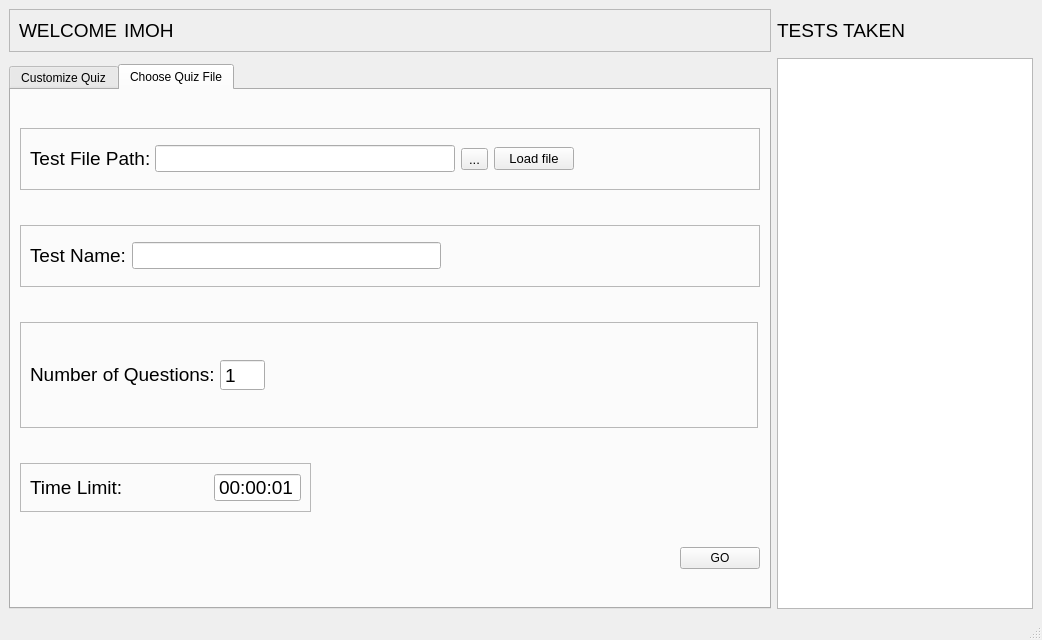
<?xml version="1.0" encoding="UTF-8"?>
<ui version="4.0">
 <class>MainWindow</class>
 <widget class="QMainWindow" name="MainWindow">
  <property name="geometry">
   <rect>
    <x>0</x>
    <y>0</y>
    <width>1042</width>
    <height>640</height>
   </rect>
  </property>
  <property name="windowTitle">
   <string>MainWindow</string>
  </property>
  <widget class="QWidget" name="centralwidget">
   <layout class="QGridLayout" name="gridLayout">
    <item row="0" column="1">
     <widget class="QLabel" name="label_3">
      <property name="font">
       <font>
        <pointsize>14</pointsize>
       </font>
      </property>
      <property name="text">
       <string>TESTS TAKEN</string>
      </property>
     </widget>
    </item>
    <item row="1" column="1" rowspan="2">
     <widget class="QListWidget" name="listWidget">
      <property name="maximumSize">
       <size>
        <width>256</width>
        <height>16777215</height>
       </size>
      </property>
     </widget>
    </item>
    <item row="0" column="0">
     <widget class="QFrame" name="frame">
      <property name="frameShape">
       <enum>QFrame::StyledPanel</enum>
      </property>
      <property name="frameShadow">
       <enum>QFrame::Raised</enum>
      </property>
      <layout class="QHBoxLayout" name="horizontalLayout">
       <item>
        <widget class="QLabel" name="label">
         <property name="font">
          <font>
           <pointsize>14</pointsize>
          </font>
         </property>
         <property name="text">
          <string>WELCOME</string>
         </property>
        </widget>
       </item>
       <item>
        <widget class="QLabel" name="label_2">
         <property name="font">
          <font>
           <pointsize>14</pointsize>
          </font>
         </property>
         <property name="text">
          <string>IMOH</string>
         </property>
        </widget>
       </item>
       <item>
        <spacer name="horizontalSpacer">
         <property name="orientation">
          <enum>Qt::Horizontal</enum>
         </property>
         <property name="sizeHint" stdset="0">
          <size>
           <width>40</width>
           <height>20</height>
          </size>
         </property>
        </spacer>
       </item>
      </layout>
     </widget>
    </item>
    <item row="2" column="0">
     <widget class="QTabWidget" name="tabWidget">
      <property name="currentIndex">
       <number>1</number>
      </property>
      <widget class="QWidget" name="tab">
       <attribute name="title">
        <string>Customize Quiz</string>
       </attribute>
       <layout class="QVBoxLayout" name="verticalLayout_2">
        <item>
         <widget class="QFrame" name="frame_3">
          <property name="maximumSize">
           <size>
            <width>16777215</width>
            <height>62</height>
           </size>
          </property>
          <property name="frameShape">
           <enum>QFrame::StyledPanel</enum>
          </property>
          <property name="frameShadow">
           <enum>QFrame::Raised</enum>
          </property>
          <layout class="QHBoxLayout" name="horizontalLayout_3">
           <item>
            <widget class="QLabel" name="label_5">
             <property name="maximumSize">
              <size>
               <width>119</width>
               <height>23</height>
              </size>
             </property>
             <property name="font">
              <font>
               <pointsize>14</pointsize>
              </font>
             </property>
             <property name="text">
              <string>Test File Path:</string>
             </property>
            </widget>
           </item>
           <item>
            <widget class="QLineEdit" name="lineEdit">
             <property name="minimumSize">
              <size>
               <width>300</width>
               <height>0</height>
              </size>
             </property>
             <property name="font">
              <font>
               <pointsize>12</pointsize>
              </font>
             </property>
            </widget>
           </item>
           <item>
            <widget class="QToolButton" name="toolButton">
             <property name="font">
              <font>
               <pointsize>10</pointsize>
              </font>
             </property>
             <property name="text">
              <string>...</string>
             </property>
             <property name="arrowType">
              <enum>Qt::NoArrow</enum>
             </property>
            </widget>
           </item>
           <item>
            <widget class="QPushButton" name="pushButton_4">
             <property name="font">
              <font>
               <pointsize>10</pointsize>
              </font>
             </property>
             <property name="text">
              <string>Load file</string>
             </property>
            </widget>
           </item>
           <item>
            <spacer name="horizontalSpacer_4">
             <property name="orientation">
              <enum>Qt::Horizontal</enum>
             </property>
             <property name="sizeHint" stdset="0">
              <size>
               <width>40</width>
               <height>20</height>
              </size>
             </property>
            </spacer>
           </item>
          </layout>
         </widget>
        </item>
        <item>
         <widget class="QFrame" name="frame_4">
          <property name="maximumSize">
           <size>
            <width>16777215</width>
            <height>62</height>
           </size>
          </property>
          <property name="frameShape">
           <enum>QFrame::StyledPanel</enum>
          </property>
          <property name="frameShadow">
           <enum>QFrame::Raised</enum>
          </property>
          <layout class="QHBoxLayout" name="horizontalLayout_4">
           <item>
            <widget class="QLabel" name="label_6">
             <property name="maximumSize">
              <size>
               <width>119</width>
               <height>23</height>
              </size>
             </property>
             <property name="font">
              <font>
               <pointsize>14</pointsize>
              </font>
             </property>
             <property name="text">
              <string>Test Name:</string>
             </property>
            </widget>
           </item>
           <item>
            <widget class="QLineEdit" name="lineEdit_2">
             <property name="font">
              <font>
               <pointsize>12</pointsize>
              </font>
             </property>
            </widget>
           </item>
           <item>
            <spacer name="horizontalSpacer_3">
             <property name="orientation">
              <enum>Qt::Horizontal</enum>
             </property>
             <property name="sizeHint" stdset="0">
              <size>
               <width>40</width>
               <height>20</height>
              </size>
             </property>
            </spacer>
           </item>
          </layout>
         </widget>
        </item>
        <item>
         <widget class="QFrame" name="frame_5">
          <property name="frameShape">
           <enum>QFrame::StyledPanel</enum>
          </property>
          <property name="frameShadow">
           <enum>QFrame::Raised</enum>
          </property>
          <layout class="QHBoxLayout" name="horizontalLayout_5">
           <item>
            <widget class="QLabel" name="label_7">
             <property name="maximumSize">
              <size>
               <width>184</width>
               <height>23</height>
              </size>
             </property>
             <property name="font">
              <font>
               <pointsize>14</pointsize>
              </font>
             </property>
             <property name="text">
              <string>Number of Questions:</string>
             </property>
            </widget>
           </item>
           <item>
            <widget class="QSpinBox" name="spinBox">
             <property name="font">
              <font>
               <pointsize>14</pointsize>
              </font>
             </property>
             <property name="minimum">
              <number>1</number>
             </property>
             <property name="maximum">
              <number>300</number>
             </property>
            </widget>
           </item>
           <item>
            <spacer name="horizontalSpacer_5">
             <property name="orientation">
              <enum>Qt::Horizontal</enum>
             </property>
             <property name="sizeHint" stdset="0">
              <size>
               <width>40</width>
               <height>20</height>
              </size>
             </property>
            </spacer>
           </item>
          </layout>
         </widget>
        </item>
        <item>
         <widget class="QFrame" name="frame_2">
          <property name="maximumSize">
           <size>
            <width>291</width>
            <height>49</height>
           </size>
          </property>
          <property name="frameShape">
           <enum>QFrame::StyledPanel</enum>
          </property>
          <property name="frameShadow">
           <enum>QFrame::Raised</enum>
          </property>
          <layout class="QHBoxLayout" name="horizontalLayout_2">
           <item>
            <widget class="QLabel" name="label_4">
             <property name="font">
              <font>
               <pointsize>14</pointsize>
              </font>
             </property>
             <property name="text">
              <string>Time Limit:</string>
             </property>
            </widget>
           </item>
           <item>
            <spacer name="horizontalSpacer_2">
             <property name="orientation">
              <enum>Qt::Horizontal</enum>
             </property>
             <property name="sizeHint" stdset="0">
              <size>
               <width>40</width>
               <height>20</height>
              </size>
             </property>
            </spacer>
           </item>
           <item>
            <widget class="QTimeEdit" name="timeEdit">
             <property name="font">
              <font>
               <pointsize>14</pointsize>
              </font>
             </property>
             <property name="minimumTime">
              <time>
               <hour>0</hour>
               <minute>0</minute>
               <second>1</second>
              </time>
             </property>
             <property name="currentSection">
              <enum>QDateTimeEdit::HourSection</enum>
             </property>
             <property name="displayFormat">
              <string>hh:mm:ss</string>
             </property>
            </widget>
           </item>
          </layout>
         </widget>
        </item>
        <item>
         <widget class="QCheckBox" name="checkBox">
          <property name="font">
           <font>
            <pointsize>14</pointsize>
           </font>
          </property>
          <property name="text">
           <string>Shuffle Questions</string>
          </property>
         </widget>
        </item>
        <item>
         <widget class="QCheckBox" name="checkBox_2">
          <property name="font">
           <font>
            <pointsize>14</pointsize>
           </font>
          </property>
          <property name="text">
           <string>Shuffle Answers</string>
          </property>
         </widget>
        </item>
        <item>
         <widget class="QGroupBox" name="groupBox">
          <property name="font">
           <font>
            <pointsize>14</pointsize>
           </font>
          </property>
          <property name="title">
           <string>MODE:</string>
          </property>
          <layout class="QVBoxLayout" name="verticalLayout">
           <item>
            <widget class="QRadioButton" name="radioButton">
             <property name="font">
              <font>
               <pointsize>12</pointsize>
              </font>
             </property>
             <property name="text">
              <string>TEST: Show answers at the end of test </string>
             </property>
            </widget>
           </item>
           <item>
            <widget class="QRadioButton" name="radioButton_2">
             <property name="font">
              <font>
               <pointsize>12</pointsize>
              </font>
             </property>
             <property name="text">
              <string>PRACTICE: Show answers after each question</string>
             </property>
            </widget>
           </item>
           <item>
            <widget class="QRadioButton" name="radioButton_3">
             <property name="font">
              <font>
               <pointsize>12</pointsize>
              </font>
             </property>
             <property name="text">
              <string>REVISE: Show answers</string>
             </property>
            </widget>
           </item>
          </layout>
         </widget>
        </item>
        <item alignment="Qt::AlignRight">
         <widget class="QPushButton" name="pushButton">
          <property name="text">
           <string>GO</string>
          </property>
         </widget>
        </item>
       </layout>
      </widget>
      <widget class="QWidget" name="tab_2">
       <attribute name="title">
        <string>Choose Quiz File</string>
       </attribute>
       <layout class="QVBoxLayout" name="verticalLayout_4">
        <item>
         <widget class="QFrame" name="frame_7">
          <property name="maximumSize">
           <size>
            <width>16777215</width>
            <height>62</height>
           </size>
          </property>
          <property name="frameShape">
           <enum>QFrame::StyledPanel</enum>
          </property>
          <property name="frameShadow">
           <enum>QFrame::Raised</enum>
          </property>
          <layout class="QHBoxLayout" name="horizontalLayout_7">
           <item>
            <widget class="QLabel" name="label_9">
             <property name="maximumSize">
              <size>
               <width>119</width>
               <height>23</height>
              </size>
             </property>
             <property name="font">
              <font>
               <pointsize>14</pointsize>
              </font>
             </property>
             <property name="text">
              <string>Test File Path:</string>
             </property>
            </widget>
           </item>
           <item>
            <widget class="QLineEdit" name="lineEdit_3">
             <property name="minimumSize">
              <size>
               <width>300</width>
               <height>0</height>
              </size>
             </property>
             <property name="font">
              <font>
               <pointsize>12</pointsize>
              </font>
             </property>
            </widget>
           </item>
           <item>
            <widget class="QToolButton" name="toolButton_2">
             <property name="font">
              <font>
               <pointsize>10</pointsize>
              </font>
             </property>
             <property name="text">
              <string>...</string>
             </property>
             <property name="arrowType">
              <enum>Qt::NoArrow</enum>
             </property>
            </widget>
           </item>
           <item>
            <widget class="QPushButton" name="pushButton_3">
             <property name="font">
              <font>
               <pointsize>10</pointsize>
              </font>
             </property>
             <property name="text">
              <string>Load file</string>
             </property>
            </widget>
           </item>
           <item>
            <spacer name="horizontalSpacer_7">
             <property name="orientation">
              <enum>Qt::Horizontal</enum>
             </property>
             <property name="sizeHint" stdset="0">
              <size>
               <width>40</width>
               <height>20</height>
              </size>
             </property>
            </spacer>
           </item>
          </layout>
         </widget>
        </item>
        <item>
         <widget class="QFrame" name="frame_8">
          <property name="maximumSize">
           <size>
            <width>16777215</width>
            <height>62</height>
           </size>
          </property>
          <property name="frameShape">
           <enum>QFrame::StyledPanel</enum>
          </property>
          <property name="frameShadow">
           <enum>QFrame::Raised</enum>
          </property>
          <layout class="QHBoxLayout" name="horizontalLayout_8">
           <item>
            <widget class="QLabel" name="label_10">
             <property name="maximumSize">
              <size>
               <width>119</width>
               <height>23</height>
              </size>
             </property>
             <property name="font">
              <font>
               <pointsize>14</pointsize>
              </font>
             </property>
             <property name="text">
              <string>Test Name:</string>
             </property>
            </widget>
           </item>
           <item>
            <widget class="QLineEdit" name="lineEdit_4">
             <property name="font">
              <font>
               <pointsize>12</pointsize>
              </font>
             </property>
            </widget>
           </item>
           <item>
            <spacer name="horizontalSpacer_8">
             <property name="orientation">
              <enum>Qt::Horizontal</enum>
             </property>
             <property name="sizeHint" stdset="0">
              <size>
               <width>40</width>
               <height>20</height>
              </size>
             </property>
            </spacer>
           </item>
          </layout>
         </widget>
        </item>
        <item>
         <widget class="QFrame" name="frame_6">
          <property name="maximumSize">
           <size>
            <width>738</width>
            <height>106</height>
           </size>
          </property>
          <property name="frameShape">
           <enum>QFrame::StyledPanel</enum>
          </property>
          <property name="frameShadow">
           <enum>QFrame::Raised</enum>
          </property>
          <layout class="QHBoxLayout" name="horizontalLayout_6">
           <item>
            <widget class="QLabel" name="label_8">
             <property name="maximumSize">
              <size>
               <width>184</width>
               <height>23</height>
              </size>
             </property>
             <property name="font">
              <font>
               <pointsize>14</pointsize>
              </font>
             </property>
             <property name="text">
              <string>Number of Questions:</string>
             </property>
            </widget>
           </item>
           <item>
            <widget class="QSpinBox" name="spinBox_2">
             <property name="font">
              <font>
               <pointsize>14</pointsize>
              </font>
             </property>
             <property name="readOnly">
              <bool>true</bool>
             </property>
             <property name="buttonSymbols">
              <enum>QAbstractSpinBox::NoButtons</enum>
             </property>
             <property name="minimum">
              <number>1</number>
             </property>
             <property name="maximum">
              <number>300</number>
             </property>
            </widget>
           </item>
           <item>
            <spacer name="horizontalSpacer_6">
             <property name="orientation">
              <enum>Qt::Horizontal</enum>
             </property>
             <property name="sizeHint" stdset="0">
              <size>
               <width>40</width>
               <height>20</height>
              </size>
             </property>
            </spacer>
           </item>
          </layout>
         </widget>
        </item>
        <item>
         <widget class="QFrame" name="frame_9">
          <property name="maximumSize">
           <size>
            <width>291</width>
            <height>49</height>
           </size>
          </property>
          <property name="frameShape">
           <enum>QFrame::StyledPanel</enum>
          </property>
          <property name="frameShadow">
           <enum>QFrame::Raised</enum>
          </property>
          <layout class="QHBoxLayout" name="horizontalLayout_9">
           <item>
            <widget class="QLabel" name="label_11">
             <property name="font">
              <font>
               <pointsize>14</pointsize>
              </font>
             </property>
             <property name="text">
              <string>Time Limit:</string>
             </property>
            </widget>
           </item>
           <item>
            <spacer name="horizontalSpacer_9">
             <property name="orientation">
              <enum>Qt::Horizontal</enum>
             </property>
             <property name="sizeHint" stdset="0">
              <size>
               <width>40</width>
               <height>20</height>
              </size>
             </property>
            </spacer>
           </item>
           <item>
            <widget class="QTimeEdit" name="timeEdit_2">
             <property name="font">
              <font>
               <pointsize>14</pointsize>
              </font>
             </property>
             <property name="readOnly">
              <bool>true</bool>
             </property>
             <property name="buttonSymbols">
              <enum>QAbstractSpinBox::NoButtons</enum>
             </property>
             <property name="minimumTime">
              <time>
               <hour>0</hour>
               <minute>0</minute>
               <second>1</second>
              </time>
             </property>
             <property name="currentSection">
              <enum>QDateTimeEdit::HourSection</enum>
             </property>
             <property name="displayFormat">
              <string>hh:mm:ss</string>
             </property>
            </widget>
           </item>
          </layout>
         </widget>
        </item>
        <item alignment="Qt::AlignRight">
         <widget class="QPushButton" name="pushButton_2">
          <property name="text">
           <string>GO</string>
          </property>
         </widget>
        </item>
       </layout>
      </widget>
     </widget>
    </item>
   </layout>
  </widget>
  <widget class="QStatusBar" name="statusbar"/>
 </widget>
 <resources/>
 <connections/>
</ui>
